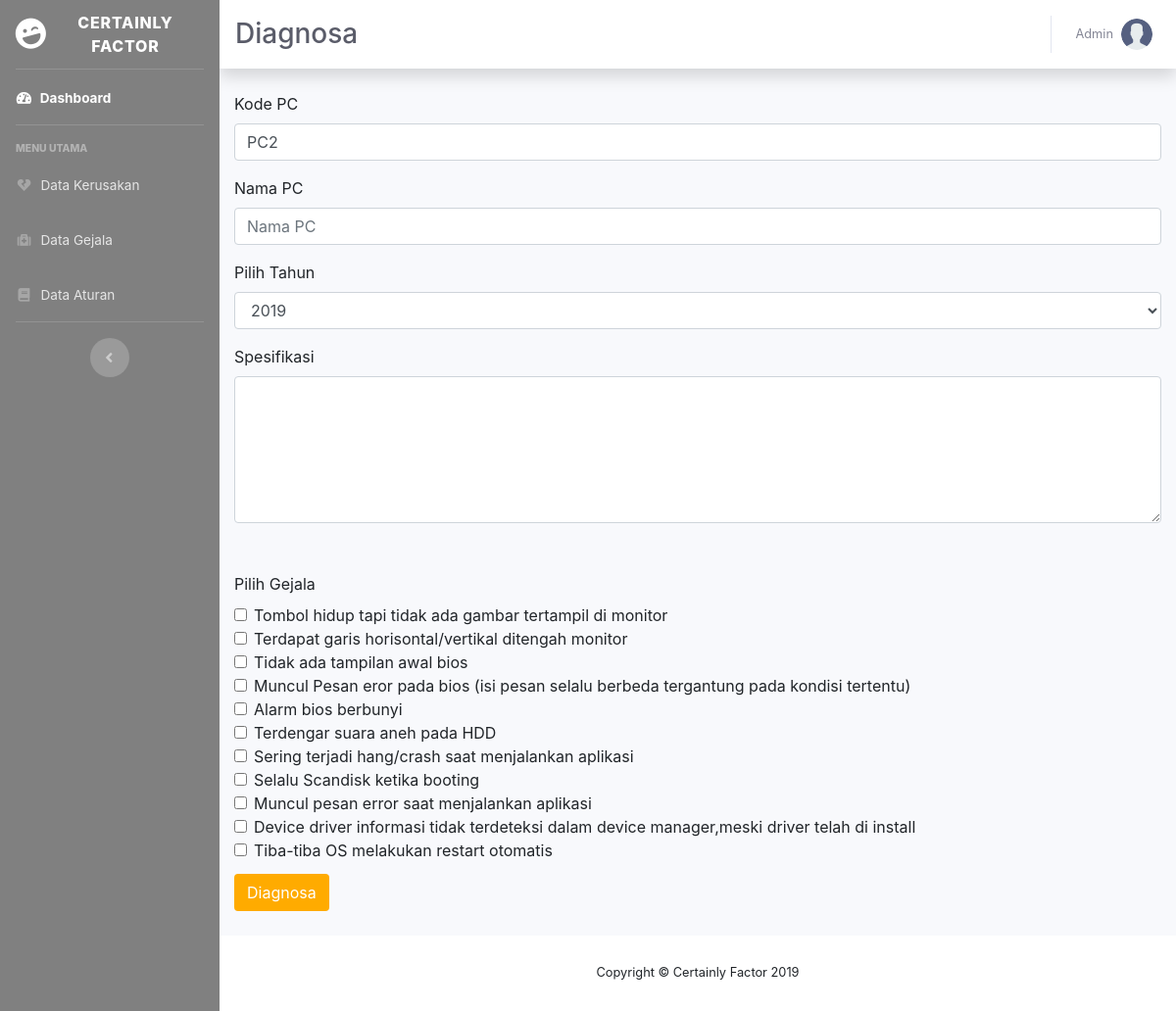
/diagnosa.php (signed in), run on the app's committed database.
### tables this page shows
CREATE TABLE `komputer` (
  `kode_pc` varchar(5) NOT NULL,
  `nama_pc` varchar(100) NOT NULL,
  `spesifikasi` text NOT NULL,
  `tahun` year(4) NOT NULL
);

CREATE TABLE `gejala` (
  `kode_gejala` varchar(4) NOT NULL,
  `nama_gejala` varchar(200) NOT NULL,
  `nilai_gejala` varchar(4) NOT NULL,
  `nilai_gejala_user` varchar(4) NOT NULL
);

### diagnosa.php (the view, shortened to what this page needs)
<?php
  require_once "config/connection.php";
?>
<!DOCTYPE html>
<html lang="en">
<head>
  <link href="vendor/fontawesome-free/css/all.min.css" rel="stylesheet" type="text/css">
  <link href="css/sb-admin-2.min.css" rel="stylesheet">
  <link rel="stylesheet" href="https://stackpath.bootstrapcdn.com/bootstrap/4.3.1/css/bootstrap.min.css">
</head>
<body id="page-top">
  <div id="wrapper">
    <ul class="navbar-nav bg-gradient-primary sidebar sidebar-dark accordion" id="accordionSidebar" style="background: gray">
      <a class="sidebar-brand d-flex align-items-center justify-content-center" href="index.php">
        <div class="sidebar-brand-icon rotate-n-15">
          <i class="fas fa-laugh-wink"></i>
        </div>
        <div class="sidebar-brand-text mx-3">Certainly Factor</div>
      </a>
      <hr class="sidebar-divider my-0">
      <li class="nav-item active">
        <a class="nav-link" href="index.php">
          <i class="fas fa-fw fa-tachometer-alt"></i>
          <span>Dashboard</span></a>
      </li>
      <hr class="sidebar-divider">
      <div class="sidebar-heading">
        Menu Utama
      </div>
      <?php
      if ($_SESSION['level'] == 'admin') {
        $html = '<li class="nav-item">
          <a class="nav-link" href="data_kerusakan.php">
            <i class="fas fa-fw fa-heart-broken"></i>
            <span>Data Kerusakan</span></a>
        </li>
        <li class="nav-item">
          <a class="nav-link" href="data_gejala.php">
            <i class="fas fa-fw fa-medkit"></i>
            <span>Data Gejala</span></a>
        </li>
        <li class="nav-item">
          <a class="nav-link" href="data_aturan.php">
            <i class="fas fa-fw fa-book"></i>
            <span>Data Aturan</span></a>
        </li>';
        echo $html;
      }
      ?>
      <hr class="sidebar-divider d-none d-md-block">
      <div class="text-center d-none d-md-inline">
        <button class="rounded-circle border-0" id="sidebarToggle"></button>
      </div>
    </ul>
    <div id="content-wrapper" class="d-flex flex-column">
      <div id="content">
        <nav class="navbar navbar-expand navbar-light bg-white topbar mb-4 static-top shadow">
          <h1 class="h3 mb-0 text-gray-800">Diagnosa</h1>
          <ul class="navbar-nav ml-auto">
            <li class="nav-item dropdown no-arrow">
              <a class="nav-link dropdown-toggle" href="#" id="userDropdown" role="button" data-toggle="dropdown" aria-haspopup="true" aria-expanded="false">
                <span class="mr-2 d-none d-lg-inline text-gray-600 small"><?php echo $_SESSION['name']; ?></span>
                <img class="img-profile rounded-circle" src="./img/user.png">
              </a>
            </li>
          </ul>
        </nav>
        <div class="container-fluid">
          <div class="row">
            <div class="container">
              <form method="POST" id="myForm" action="diagnosa_act.php">
                <div class="form-group">
                  <?php
                    $sql = "SELECT kode_pc FROM komputer ORDER BY kode_pc DESC LIMIT 1";
                    $query = $connect->query($sql);
                    $hasil = $query->fetch_array();
                    $result = $hasil['kode_pc'];
                    if ($result == null) {
                      $number = 0;
                    } else {
                      $number = substr($result, 2, 2);
                    }
                    if (strlen($number) < 2) {
                      $number = "PC0" . ($number + 1);
                    } else {
                      $number = "PC" . ($number + 1);
                    }
                  ?>
                  <label for="kodePC">Kode PC</label>
                  <input type="text" class="form-control" id="kodePC" placeholder="Kode PC" name="kodePC" value="<?php echo $number; ?>">
                </div>
                <div class="form-group">
                  <label for="namaPC">Nama PC</label>
                  <input type="text" class="form-control" id="namaPC" placeholder="Nama PC" name="namaPC">
                </div>
                <div class="form-group">
                  <label for="tahun">Pilih Tahun</label>
                  <select id="tahun" class="form-control" name="tahun">
                    <option selected>2019</option>
                  </select>
                </div>
                <div class="form-group">
                  <label for="spesifikasi">Spesifikasi</label>
                  <div class="input-group">
                    <textarea name="spesifikasi" class="form-control" aria-label="spesifikasi" style="height: 150px;"></textarea>
                  </div>
                </div>
                <div class="form-group" style="margin-top: 50px;">
                  <label for="pilihGejala">Pilih Gejala</label>
                  <div class="scroll">
                  <?php
                    $sql = "SELECT kode_gejala, nama_gejala FROM gejala";
                    $query = $connect->query($sql);
                    while ($row = $query->fetch_array()) {
                      echo "<div class='form-check' id='pilihGejala'>
                        <input class='form-check-input' type='checkbox' value=".$row['kode_gejala']." id=".$row['kode_gejala']." name='gejala[]'>
                        <label class='form-check-label' for=".$row['kode_gejala'].">
                          ".$row['nama_gejala']."
                        </label>
                      </div>";
                    }
                  ?>
                  </div>
                </div>
                <button class="btn btn-default" style="margin-bottom: 25px; background: #ffab00; color: white;" data-toggle="modal" data-target="#tambahData">Diagnosa</button>
              </form>
            </div>
          </div>
        </div>
      </div>
      <footer class="sticky-footer bg-white">
        <div class="container my-auto">
          <div class="copyright text-center my-auto">
            <span>Copyright &copy; Certainly Factor 2019</span>
          </div>
        </div>
      </footer>
    </div>
  </div>
</body>
</html>

### diagnosa.php (style rules this page uses)
.scroll { width: auto; height: 260px; overflow: scroll; }

### data on the page
komputer: kodePC "PC2"
gejala: nama_gejala "Tombol hidup tapi tidak ada gambar tertampil di monitor"
gejala: nama_gejala "Terdapat garis horisontal/vertikal ditengah monitor"
gejala: nama_gejala "Tidak ada tampilan awal bios"
gejala: nama_gejala "Muncul Pesan eror pada bios (isi pesan selalu berbeda tergantung pada kondisi tertentu)"
gejala: nama_gejala "Alarm bios berbunyi"
gejala: nama_gejala "Terdengar suara aneh pada HDD"
gejala: nama_gejala "Sering terjadi hang/crash saat menjalankan aplikasi"
gejala: nama_gejala "Selalu Scandisk ketika booting"
gejala: nama_gejala "Muncul pesan error saat menjalankan aplikasi"
gejala: nama_gejala "Device driver informasi tidak terdeteksi dalam device manager,meski driver telah di install"
gejala: nama_gejala "Tiba-tiba OS melakukan restart otomatis"

### other printed values
$_SESSION['name'] "Admin"
